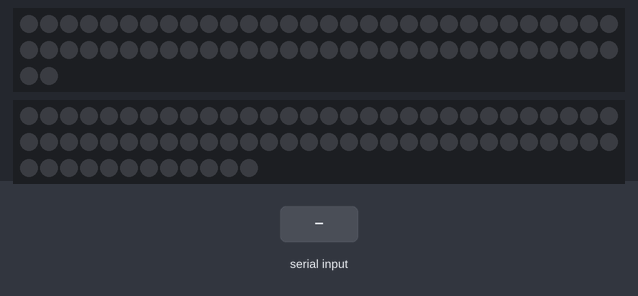
Simulated run of this sketch. Board: Arduino Uno, built with avr-gcc and run on an emulated ATmega328P. On the bench: 62 RGB LEDs in strip order, left to right, continuing on the next row, 72 RGB LEDs in strip order, left to right, continuing on the next row. The test bench sets the inputs (shaded band). Random numbers use the default seed unless the sketch sets one; what the sketch prints to the serial monitor is not drawn.

Above: at 1.2 s.
1.3 s: "a" received over Serial
At 2.67 s:
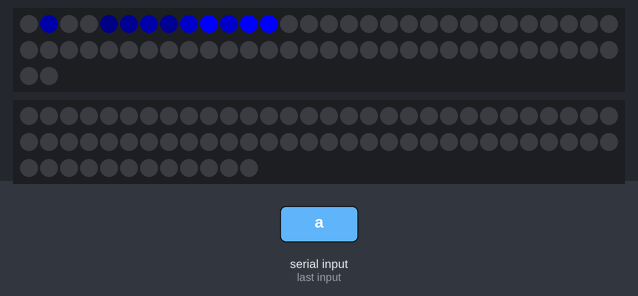
At 3.43 s:
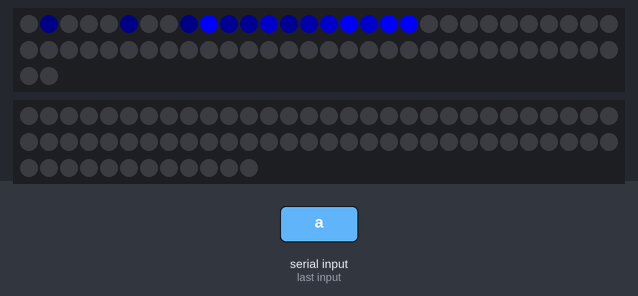

Measured:
- after the input at 1.3 s, the LEDs: first change at once (image 1 shows a later state)

The sketch:

asteroidNodeControl.ino
```cpp
#include <Adafruit_NeoPixel.h>

// A basic everyday NeoPixel strip test program.

// NEOPIXEL BEST PRACTICES for most reliable operation:
// - Add 1000 uF CAPACITOR between NeoPixel strip's + and - connections.
// - MINIMIZE WIRING LENGTH between microcontroller board and first pixel.
// - NeoPixel strip's DATA-IN should pass through a 300-500 OHM RESISTOR.
// - AVOID connecting NeoPixels on a LIVE CIRCUIT. If you must, ALWAYS
//   connect GROUND (-) first, then +, then data.
// - When using a 3.3V microcontroller with a 5V-powered NeoPixel strip,
//   a LOGIC-LEVEL CONVERTER on the data line is STRONGLY RECOMMENDED.
// (Skipping these may work OK on your workbench but can fail in the field)


#include <Adafruit_NeoPixel.h>
#ifdef __AVR__
 #include <avr/power.h> // Required for 16 MHz Adafruit Trinket
#endif

// Which pin on the Arduino is connected to the NeoPixels?
// On a Trinket or Gemma we suggest changing this to 1:
#define LED_PIN    7
#define LED_PIN2    8

// How many NeoPixels are attached to the Arduino?
#define LED_COUNT 72
#define LED_COUNT2 62

// Declare our NeoPixel strip object:
Adafruit_NeoPixel strip(LED_COUNT, LED_PIN, NEO_GRB + NEO_KHZ800);
Adafruit_NeoPixel strip1(LED_COUNT2, LED_PIN2, NEO_GRB + NEO_KHZ800);
// Argument 1 = Number of pixels in NeoPixel strip
// Argument 2 = Arduino pin number (most are valid)
// Argument 3 = Pixel type flags, add together as needed:
//   NEO_KHZ800  800 KHz bitstream (most NeoPixel products w/WS2812 LEDs)
//   NEO_KHZ400  400 KHz (classic 'v1' (not v2) FLORA pixels, WS2811 drivers)
//   NEO_GRB     Pixels are wired for GRB bitstream (most NeoPixel products)
//   NEO_RGB     Pixels are wired for RGB bitstream (v1 FLORA pixels, not v2)
//   NEO_RGBW    Pixels are wired for RGBW bitstream (NeoPixel RGBW products)

// define non PHA
int PHA = 0xFF;

//using push button as trigger
const int buttonPin = 9;     // the number of the pushbutton pin
const int ledPin =  13;      // the number of the LED pin

const int buttonPin2 = 10;

int buttonState = 0;         // variable for reading the pushbutton status
int buttonState2 = 0;

char val; // Data received from the serial port


void setup() {

  strip1.begin();
  strip1.show();

  strip.begin();           // INITIALIZE NeoPixel strip object (REQUIRED)
  strip.show();            // Turn OFF all pixels ASAP

  //final brightness wil depend on spacing of white acrylic and LEDs
  strip.setBrightness(155); // Set BRIGHTNESS to about 1/5 (max = 255)

//  // initialize the LED pin as an output:
//  pinMode(ledPin, OUTPUT);
//  // initialize the pushbutton pin as an input:
//  pinMode(buttonPin, INPUT);

  Serial.begin(9600);
}


void loop() {

    if (Serial.available())
   { // If data is available to read,
     val = Serial.read(); // read it and store it in val
   } else {
    val = 0;
   }

  // check what Asteroid to fire (PHA or non PHA)
  if (val == 'a') {
    // turn LED on:

    digitalWrite(ledPin, HIGH);

    //notPHA
    meteorRain2(0x00, 0x00, PHA, 1, 150, true, 100);

  }

  else if (val == 'b') {

    digitalWrite(ledPin, HIGH);

//    PHA
//    meteorRain(PHA, 0x00, 0x00, 1, 200, true, 150);
    meteorRain(PHA, 0x00, 0x00, 1, 150, true, 100);

  }

  else {
    // turn LED off:
    digitalWrite(ledPin, LOW);
  }

  Serial.println(val);

//  delay(500);

//    meteorRain(PHA, 0x00, 0x00, 1, 200, true, 100);

}

void meteorRain(byte red, byte green, byte blue, byte meteorSize, byte meteorTrailDecay, boolean meteorRandomDecay, int SpeedDelay) {
//  setAll(0,0,0);
//  strip.clear();
// strip.show();
// strip.Color(0, 0, 0);

  for(int i = 0; i < LED_COUNT+LED_COUNT; i++) {


    // fade brightness all LEDs one step
    for(int j=0; j<LED_COUNT; j++) {
      if( (!meteorRandomDecay) || (random(10)>5) ) {
        fadeToBlack(j, meteorTrailDecay );
      }
    }

    // draw meteor
    for(int j = 0; j < meteorSize; j++) {
      if( ( i-j <LED_COUNT) && (i-j>=0) ) {
       strip.setPixelColor(i-j, red, green, blue);
      }
    }

    strip.show();
    delay(SpeedDelay);
  }
}

void fadeToBlack(int ledNo, byte fadeValue) {
 #ifdef ADAFRUIT_NEOPIXEL_H
    // NeoPixel
    uint32_t oldColor;
    uint8_t r, g, b;
    int value;

    oldColor = strip.getPixelColor(ledNo);
    r = (oldColor & 0x00ff0000UL) >> 16;
    g = (oldColor & 0x0000ff00UL) >> 8;
    b = (oldColor & 0x000000ffUL);

    r=(r<=10)? 0 : (int) r-(r*fadeValue/256);
    g=(g<=10)? 0 : (int) g-(g*fadeValue/256);
    b=(b<=10)? 0 : (int) b-(b*fadeValue/256);

    strip.setPixelColor(ledNo, r,g,b);
 #endif
 #ifndef ADAFRUIT_NEOPIXEL_H
   // FastLED
   leds[ledNo].fadeToBlackBy( fadeValue );
 #endif
}

void meteorRain2(byte red, byte green, byte blue, byte meteorSize, byte meteorTrailDecay, boolean meteorRandomDecay, int SpeedDelay) {
//  setAll(0,0,0);
//  strip.clear();
// strip.show();
// strip.Color(0, 0, 0);

  for(int i = 0; i < LED_COUNT2+LED_COUNT2; i++) {


    // fade brightness all LEDs one step
    for(int j=0; j<LED_COUNT2; j++) {
      if( (!meteorRandomDecay) || (random(10)>5) ) {
        fadeToBlack2(j, meteorTrailDecay );
      }
    }

    // draw meteor
    for(int j = 0; j < meteorSize; j++) {
      if( ( i-j <LED_COUNT2) && (i-j>=0) ) {
       strip1.setPixelColor(i-j, red, green, blue);
      }
    }

    strip1.show();
    delay(SpeedDelay);
  }
}

void fadeToBlack2(int ledNo, byte fadeValue) {
 #ifdef ADAFRUIT_NEOPIXEL_H
    // NeoPixel
    uint32_t oldColor;
    uint8_t r, g, b;
    int value;

    oldColor = strip1.getPixelColor(ledNo);
    r = (oldColor & 0x00ff0000UL) >> 16;
    g = (oldColor & 0x0000ff00UL) >> 8;
    b = (oldColor & 0x000000ffUL);

    r=(r<=10)? 0 : (int) r-(r*fadeValue/256);
    g=(g<=10)? 0 : (int) g-(g*fadeValue/256);
    b=(b<=10)? 0 : (int) b-(b*fadeValue/256);

    strip1.setPixelColor(ledNo, r,g,b);
 #endif
 #ifndef ADAFRUIT_NEOPIXEL_H
   // FastLED
   leds[ledNo].fadeToBlackBy( fadeValue );
 #endif
}
```
